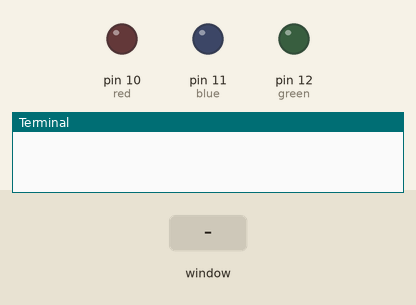
A program run on a simulated Raspberry Pi (header pin numbers). Parts: output pins drawn as LEDs (lit = HIGH), the last lines printed to the terminal. Inputs (shaded band) come from the test bench. The desktop window is not drawn, its controls go by their first labels and the mouse button is held 0.15 s.

Above: at 1.2 s.
1.3 s: control labelled "Red" in the window clicked
At 2.4 s:
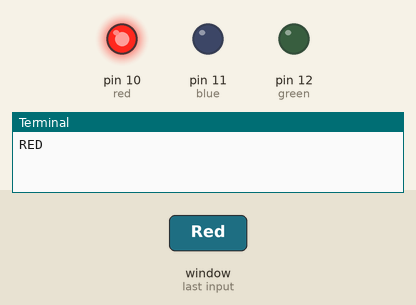
2.8 s: control labelled "Blue" in the window clicked
At 3.5 s:
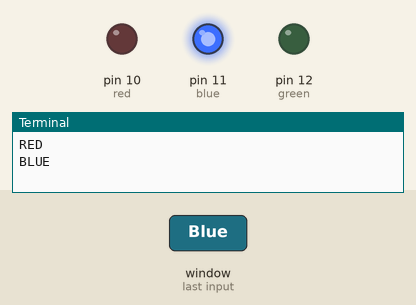
4.3 s: control labelled "Green" in the window clicked
At 4.7 s:
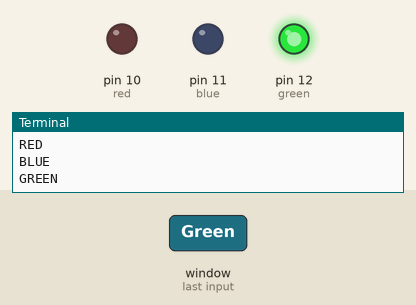
Timing chart, 0 to 7.3 s (numbered marks = the images above; inputs shaded):
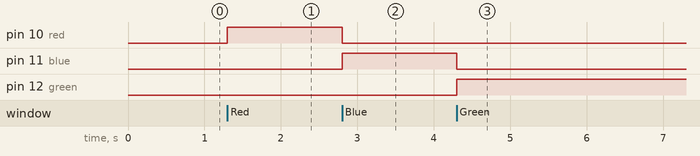

Measured:
- after the input at 1.3 s, pin 10 (red): LOW → HIGH at once
- after the input at 2.8 s, pin 10 (red): HIGH → LOW at once; pin 11 (blue): LOW → HIGH at once
- after the input at 4.3 s, pin 11 (blue): HIGH → LOW at once; pin 12 (green): LOW → HIGH at once

The program:

ABC.py
```python
from tkinter import *  #to access functions from tkinter
import RPi.GPIO as GPIO

red = 10
blue = 11
green = 12

GPIO.setwarnings(False)
GPIO.setmode(GPIO.BOARD)
GPIO.setup(red, GPIO.OUT)
GPIO.setup(blue, GPIO.OUT)
GPIO.setup(green, GPIO.OUT)


win = Tk()
win.title("LED Toggler")
win.geometry('300x300')
#myFont = tkinter.font.Font(family = "Verdana", size = 12, weight = "bold")

var = IntVar()         #for holding and accessing integer data
def ledToggle():
    global var
    Clear()
    if(var.get()==1):
        print("RED")
        redFn()
    elif(var.get()==2):
        print("BLUE")
        blueFn()
    elif(var.get()==3):
        print("GREEN")
        greenFn()
    else:
        Clear()
        print("Resetting...")


def Clear():
    global red, blue, green
    GPIO.output(red, GPIO.LOW)
    GPIO.output(blue, GPIO.LOW)
    GPIO.output(green, GPIO.LOW)

def redFn():
    global red
    GPIO.output(red, GPIO.HIGH)

def blueFn():
    global blue
    GPIO.output(blue, GPIO.HIGH)

def greenFn():
    global green
    GPIO.output(green, GPIO.HIGH)


redButton = Radiobutton(win, text = "Red", variable = var, value = 1, command = ledToggle)
redButton.place(relx=0.5, rely=0.3, anchor = CENTER) #Place resizes itself within the frame

blueButton = Radiobutton(win, text = "Blue", variable = var, value = 2, command = ledToggle)
blueButton.place(relx=0.5, rely=0.4, anchor = CENTER)

greenButton = Radiobutton(win, text = "Green", variable = var, value = 3, command = ledToggle)
greenButton.place(relx=0.5, rely=0.5, anchor = CENTER)

resetButton = Radiobutton(win, text = "Reset", variable = var, value = 4, command = ledToggle)

resetButton.place(relx=0.5, rely=0.6, anchor = CENTER)

win.mainloop()
GPIO.cleanup
```
